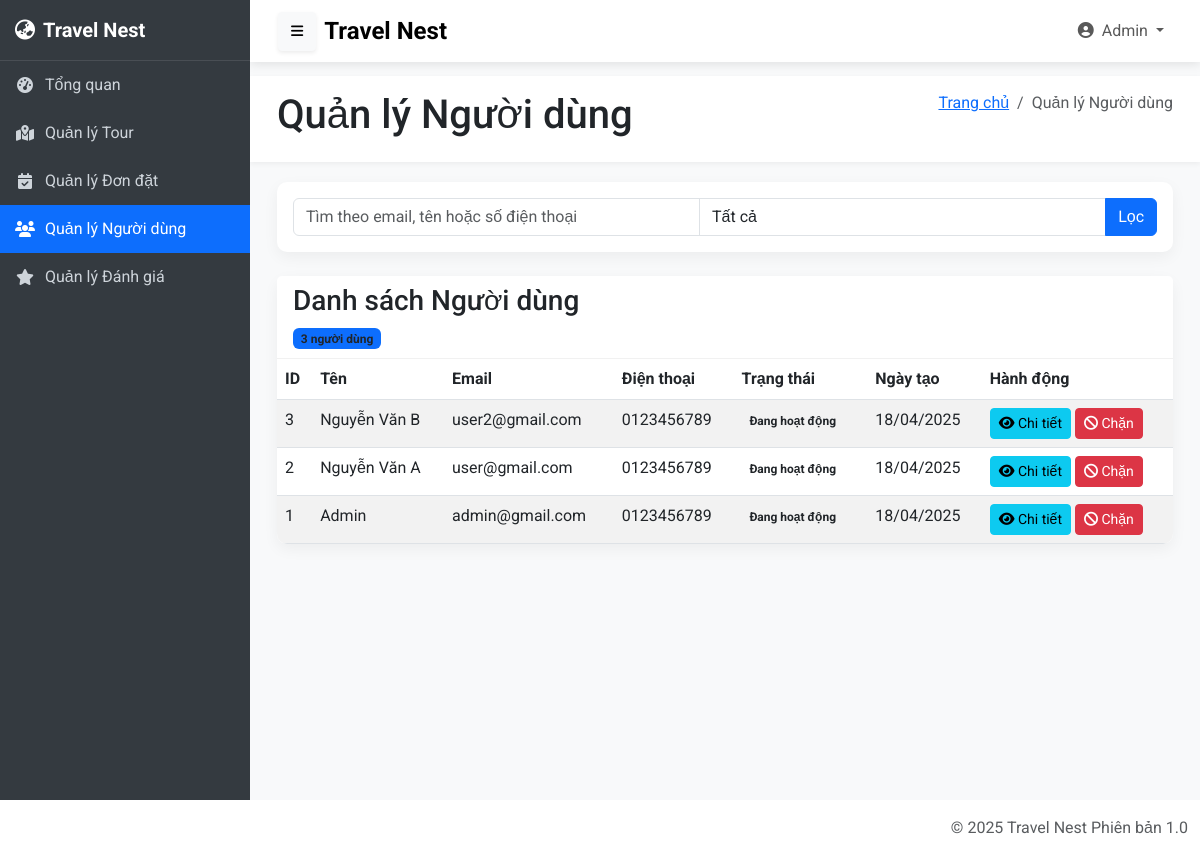
Before: /admin/pages/user/users.php (signed in) with the older database file.
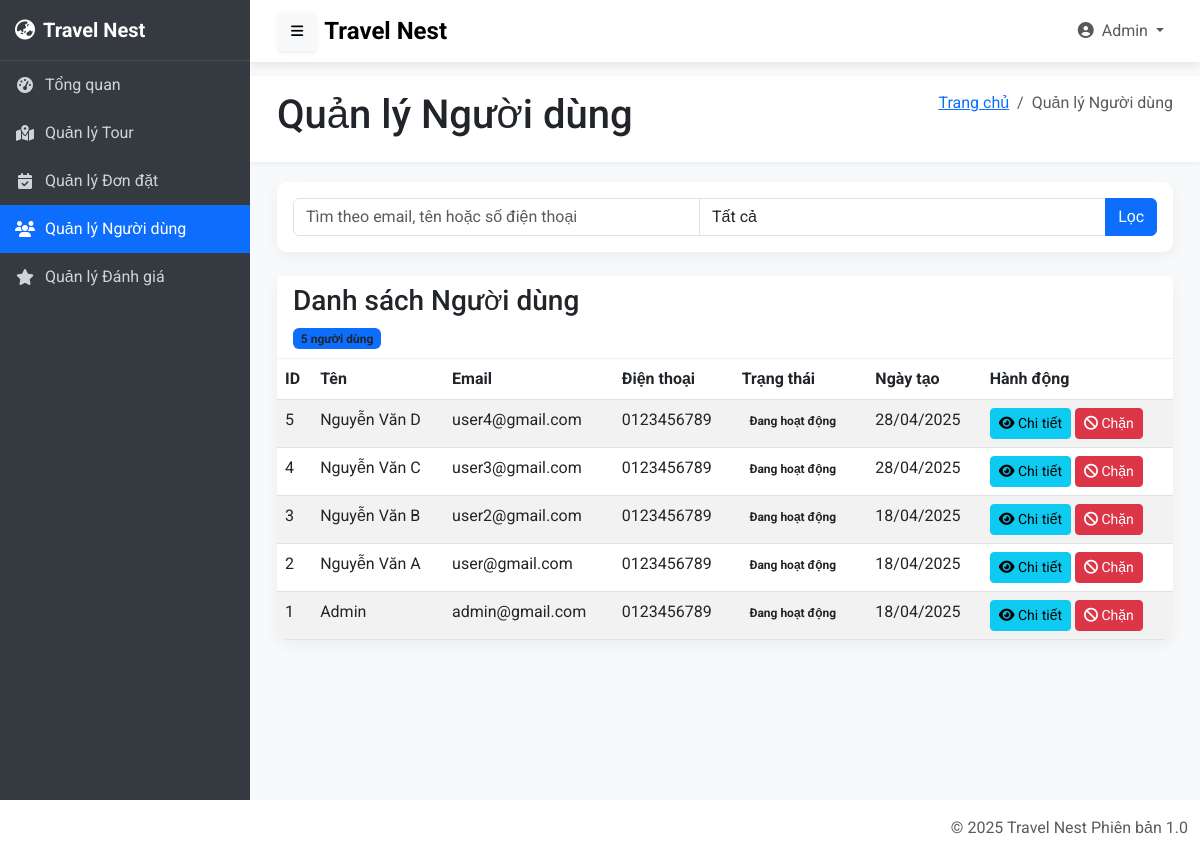
After: the same page with the newer database file.
### tables this page shows
CREATE TABLE `users` (
  `user_id` int NOT NULL,
  `full_name` varchar(255) NOT NULL,
  `email` varchar(255) NOT NULL,
  `password` varchar(255) NOT NULL,
  `phone` varchar(20) NOT NULL,
  `address` text,
  `role` enum('customer','admin') DEFAULT 'customer',
  `status` enum('active','blocked','inactive') DEFAULT 'active',
  `created_at` timestamp NULL DEFAULT CURRENT_TIMESTAMP,
  `updated_at` timestamp NULL DEFAULT CURRENT_TIMESTAMP ON UPDATE CURRENT_TIMESTAMP
);

### admin/functions/user_functions.php (called while the page is built, shortened)
<?php
function getUsers($conn, $currentPage = 1, $itemsPerPage = 10, $search = '', $status = 'all') {
    $users = [];
    $offset = ($currentPage - 1) * $itemsPerPage;
    $sql = "SELECT *
            FROM users
            WHERE 1=1";
    $sql .= " ORDER BY created_at DESC LIMIT ?, ?";
    $stmt = $conn->prepare($sql);
    if (!empty($search) && $status != 'all') {
        $stmt->bind_param("ssssii", $searchTerm, $searchTerm, $searchTerm, $status, $offset, $itemsPerPage);
    } elseif (!empty($search)) {
        $stmt->bind_param("sssii", $searchTerm, $searchTerm, $searchTerm, $offset, $itemsPerPage);
    } elseif ($status != 'all') {
        $stmt->bind_param("sii", $status, $offset, $itemsPerPage);
    } else {
        $stmt->bind_param("ii", $offset, $itemsPerPage);
    }
    $stmt->execute();
    $result = $stmt->get_result();
    if ($result->num_rows > 0) {
        while ($row = $result->fetch_assoc()) {
            $users[] = $row;
        }
    }
    return $users;
}
function getTotalUserCount($conn, $search = '', $status = 'all') {
    $sql = "SELECT COUNT(*) as total FROM users WHERE 1=1";
    $stmt = $conn->prepare($sql);
    $stmt->execute();
    $result = $stmt->get_result();
    if ($result->num_rows > 0) {
        return $result->fetch_assoc()['total'];
    }
    return 0;
}

### admin/pages/user/users.php (the view, shortened to what the changed rows need)
<?php
require_once '../../../admin/config/config.php';
require_once '../../functions/user_functions.php';
$currentPage = isset($_GET['page']) ? (int)$_GET['page'] : 1;
$itemsPerPage = 10;
$search = isset($_GET['search']) ? $_GET['search'] : '';
$status = isset($_GET['status']) ? $_GET['status'] : 'all';
$users = getUsers($conn, $currentPage, $itemsPerPage, $search, $status);
$totalUsers = getTotalUserCount($conn, $search, $status);
?>
<?php include '../../layouts/header.php'; ?>
<body>
    <div class="content-wrapper" id="content-wrapper">
        <div class="content-header">
            <div class="container-fluid">
                <div class="row mb-2">
                    <div class="col-sm-6">
                        <h1 class="m-0">Quản lý Người dùng</h1>
                    </div>
                </div>
            </div>
        </div>
        <div class="content">
            <div class="container-fluid">
                <div class="card">
                    <div class="card-header">
                        <div class="card-tools">
                            <span class="badge bg-primary"><?php echo $totalUsers; ?> người dùng</span>
                        </div>
                    </div>
                    <div class="card-body p-0">
                        <div class="table-responsive">
                            <table class="table table-striped table-hover m-0">
                                <thead>
                                    <tr>
                                        <th>ID</th>
                                        <th>Tên</th>
                                        <th>Email</th>
                                        <th>Điện thoại</th>
                                        <th>Trạng thái</th>
                                        <th>Ngày tạo</th>
                                        <th>Hành động</th>
                                    </tr>
                                </thead>
                                <tbody>
                                    <?php if (empty($users)): ?>
                                        <tr>
                                            <td colspan="7" class="text-center">Không tìm thấy người dùng nào.</td>
                                        </tr>
                                    <?php else: ?>
                                        <?php foreach ($users as $user): ?>
                                            <tr>
                                                <td><?php echo $user['user_id']; ?></td>
                                                <td><?php echo isset($user['full_name']) ? htmlspecialchars($user['full_name']) : ''; ?></td>
                                                <td><?php echo isset($user['email']) ? htmlspecialchars($user['email']) : ''; ?></td>
                                                <td><?php echo isset($user['phone']) ? htmlspecialchars($user['phone']) : ''; ?></td>
                                                <td>
                                                    <?php if ($user['status'] == 'active'): ?>
                                                        <span class="badge badge-success">Đang hoạt động</span>
                                                    <?php elseif ($user['status'] == 'blocked'): ?>
                                                        <span class="badge badge-danger">Đã chặn</span>
                                                    <?php else: ?>
                                                        <span class="badge badge-secondary"><?php echo htmlspecialchars($user['status']); ?></span>
                                                    <?php endif; ?>
                                                </td>
                                                <td><?php echo date('d/m/Y', strtotime($user['created_at'])); ?></td>
                                                <td>
                                                    <a href="view_user.php?id=<?php echo $user['user_id']; ?>" class="btn btn-info btn-sm">
                                                        <i class="fas fa-eye"></i> Chi tiết
                                                    </a>
                                                    <form method="POST" action="users.php" class="d-inline"
                                                        onsubmit="return confirm('Bạn có chắc chắn muốn <?php echo $user['status'] == 'active' ? 'chặn' : 'bỏ chặn'; ?> người dùng này?');">
                                                        <button type="submit" name="update_status" class="btn <?php echo $user['status'] == 'active' ? 'btn-danger' : 'btn-success'; ?> btn-sm">
                                                            <?php if ($user['status'] == 'active'): ?>
                                                                <i class="fas fa-ban"></i> Chặn
                                                            <?php else: ?>
                                                                <i class="fas fa-check"></i> Bỏ chặn
                                                            <?php endif; ?>
                                                        </button>
                                                    </form>
                                                </td>
                                            </tr>
                                        <?php endforeach; ?>
                                    <?php endif; ?>
                                </tbody>
                            </table>
                        </div>
                    </div>
                </div>
            </div>
        </div>
    </div>
    <?php include '../../layouts/footer.php'; ?>
</body>
</html>

Changed rows visible on the page:
added users: user_id "5", full_name "Nguyễn Văn D", email "user4@gmail.com", phone "0123456789", status "Đang hoạt động", created_at "28/04/2025"
added users: user_id "4", full_name "Nguyễn Văn C", email "user3@gmail.com", phone "0123456789", status "Đang hoạt động", created_at "28/04/2025"
Other visible differences:
$totalUsers: "3" → "5"
